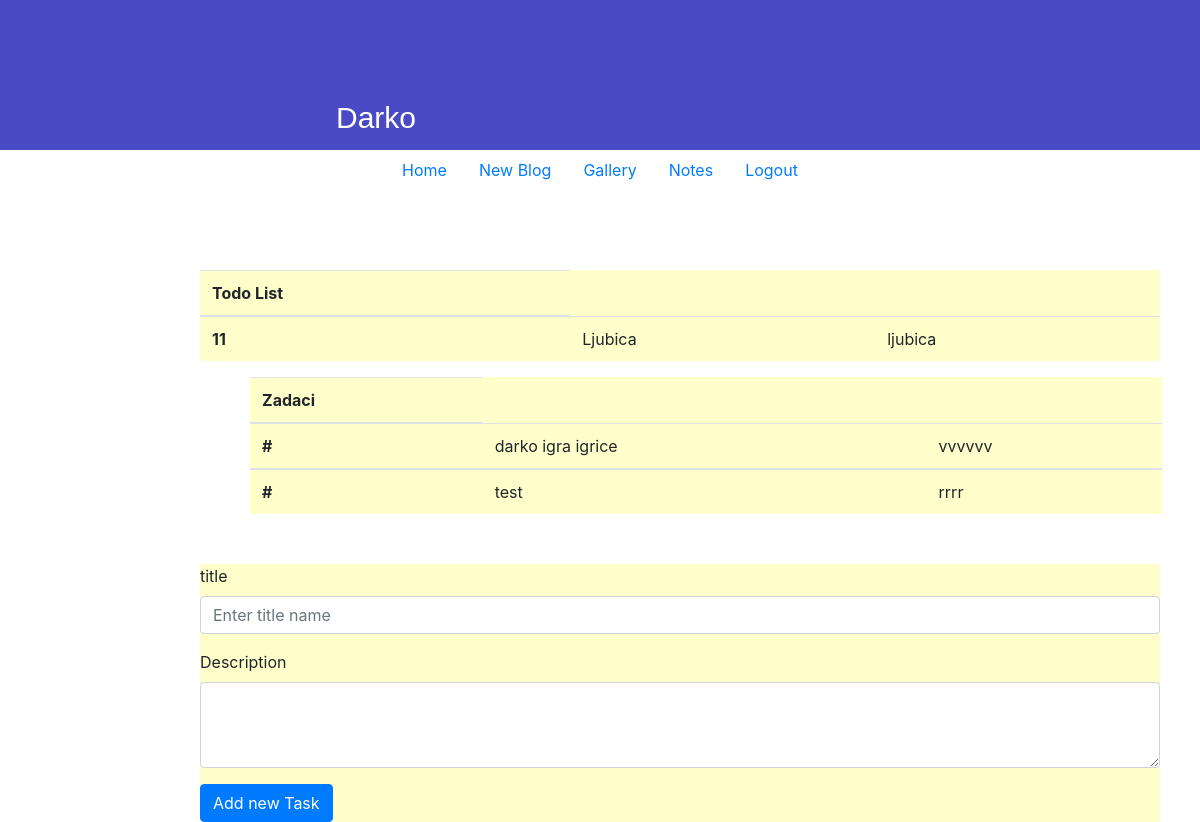
The app's page /PHPBlog/todoList/new_task.php?id_todo=11 (signed in) with its own data.
### tables this page shows
CREATE TABLE IF NOT EXISTS `todolist` (
  `id_todo` int(11) NOT NULL AUTO_INCREMENT,
  `titlename` varchar(150) NOT NULL,
  `description` varchar(150) NOT NULL,
  `created` timestamp NOT NULL DEFAULT CURRENT_TIMESTAMP,
  `id_user` int(11) DEFAULT NULL,
  PRIMARY KEY (`id_todo`),
  KEY `fk_id_user_todo_idx` (`id_user`)
);

CREATE TABLE IF NOT EXISTS `task` (
  `id_task` int(11) NOT NULL AUTO_INCREMENT,
  `title` varchar(400) NOT NULL,
  `description` mediumtext NOT NULL,
  `created` timestamp NOT NULL DEFAULT CURRENT_TIMESTAMP,
  `id_todo` int(11) NOT NULL,
  `id_user` int(11) DEFAULT NULL,
  PRIMARY KEY (`id_task`),
  KEY `fk_id_todo_idx` (`id_todo`),
  KEY `fk_id_user_idx` (`id_user`)
);

### PHPBlog/todoList/todo.php (called while the page is built, shortened)
<?php
class ToDo{
    private $conn;
    public function __construct($db){
        $this->conn = $db;
    }
        public function OneTodo(){
            $query = "SELECT id_todo, titlename,description, created, id_user
            FROM todoList
            WHERE id_todo = ?
            ";
        $stmt = $this->conn->prepare( $query );
        $stmt->bindParam(1, $_GET['id_todo']);
        $stmt->execute();
        $row = $stmt->fetch(PDO::FETCH_ASSOC);
        $this->id_todo=$row['id_todo'];
        $this->name=$row['titlename'];
        $this->description = $row['description'];
            }
}

### PHPBlog/todoList/task.php (called while the page is built, shortened)
<?php
class Task{
    private $conn;
    private $table_name='task';
    public function __construct($db){
        $this->conn = $db;
    }
    public function ListTaskIdtodo(){
        $query = "SELECT   task.id_task,task.title, task.description,task.created,task.id_user, todolist.titlename
        FROM task
        INNER JOIN todolist ON task.id_todo = todolist.id_todo
        WHERE task.id_todo= ?
        ";
    $stmt = $this->conn->prepare( $query );
    $stmt->bindParam(1, $_GET['id_todo']);
    $stmt->execute();
    return $stmt;
    }
    public function CountAllTask(){
        $query = "SELECT id_task FROM " . $this->table_name . "";
        $stmt = $this->conn->prepare( $query );
        $stmt->execute();
        $num = $stmt->rowCount();
        return $num;
        }
}

### PHPBlog/todoList/new_task.php (the view, shortened to what this page needs)
<link rel="stylesheet" href="../registration/registration.css" >
<link rel="stylesheet" href="../index/index.css" >
<?php
if(isset($_SESSION["user"])){
include_once 'todo.php';
include_once 'task.php';
$database = new Database();
$db = $database->getConnection();
$todo = new Todo($db);
$task = new Task($db);
$num=$task->CountAllTask();
$stmt=$task->ListTaskIdtodo();
$todo->oneTodo();
include_once '../index/headerbasic.php';
?>
<div class="page-user">
    <h1><?php echo $_SESSION['user']['name']; ?></h1>
</div>
<?php
 include_once '../user/navbar.php';
?>
<div class="todolist" style="width: 60rem; margin-top:80px; position: relative;left: 200px;  background-color: #FFFFCC;">
<table class="table">
  <thead>
    <tr>
      <th scope="col">Todo List</th>
    </tr>
  </thead>
<?php
echo" <tbody>";
echo" <tr>";
echo" <th scope='row'>$todo->id_todo</th>";
echo" <td>$todo->name</td>";
echo" <td>$todo->description</td>";
echo" </tr>";
echo" </tbody>";
?>
</table>
</div>
<div class="todolist" style="width: 57rem;position: relative;left: 250px;  background-color: #FFFFCC;">
<table class="table">
  <thead>
    <tr>
      <th scope="col">Zadaci</th>
    </tr>
  </thead>
<?php
if ($num>0){
    while ($row = $stmt->fetch(PDO::FETCH_ASSOC)){
        extract($row);
        echo" <tbody>";
                echo" <tr>";
                echo" <th scope='row'>#</th>";
                echo" <td>$title</td>";
                echo" <td>$description</td>";
                echo" </tr>";
            echo" </tbody>";
    }
}
?>
</table>
</div>
<div class="tasknew" style="width: 60rem; margin-top:50px; position: relative;left: 200px;  background-color: #FFFFCC;">
<?php
include_once 'formTask.php';
}
?>
</div>

### PHPBlog/registration/registration.css (style rules this page uses)
body, html { height: 100%; }
.page-user h1 { color:white; padding-left: 28%; padding-top: 100px; font-size: 30px; font-family: Arial, Helvetica, sans-serif; }
.page-user { height:150px; background-color: #4a4ac5; }

### PHPBlog/index/index.css (style rules this page uses)
body, html { height: 100%; }
* { box-sizing: border-box; }

### records on screen
todolist: id_todo "11", titlename "Ljubica", description "ljubica"
task: title "darko igra igrice", description "vvvvvv"
task: title "test", description "rrrr"

### other values on screen
$_SESSION['user']['name'] "Darko"
